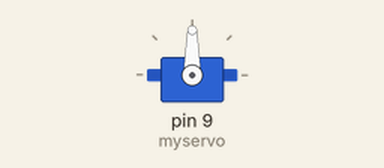
Bench run of a sketch on a simulated Arduino Uno, built with avr-gcc and run on an emulated ATmega328P. Parts: servo.

Above: at 0.1 s.
At 13.25 s:
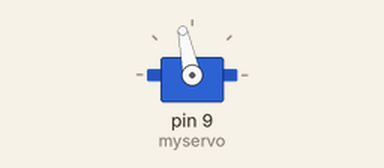
At 25.3 s:
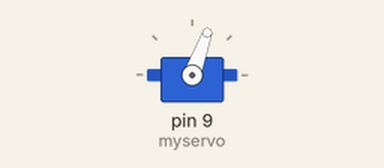
At 35.5 s:
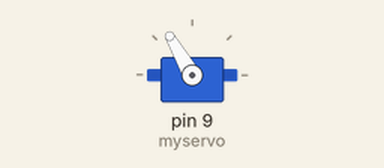
Timing chart, 0 to 37.0 s (numbered marks = the images above):
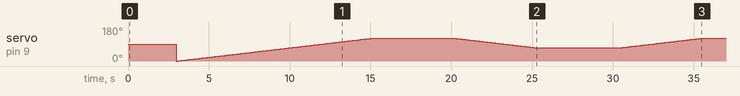

Measured:
- by itself, servo on pin 9 (myservo): 90° → 0° at 3.0 s, → 1° 0.10 s later, → 2° 0.10 s later, → 3° 0.10 s later, … (225 changes in this stretch)

The sketch:

Servo_Code.ino
```cpp
#include <Servo.h>
Servo myservo;

//Servo variables and constants
const int windowDegreeOpen = 120; //Degrees specified to open the window
const int windowDegreeClosed = 70; //Degrees specified to close the window
int servoPosition = 0;   //Variable to store the servo position
boolean windowOpen = false; //To check if window is closed or open

void setup() {
}

void loop() {
  openWindow();
  delay(2000);
  closeWindow();
  delay(2000);
}

/*
   This method turns the servo up or down
*/
void topos(int gotopos) {
  myservo.attach(9);// Makes the servo ready for use
  delay(3000);
  if (servoPosition <= gotopos) {
    for (servoPosition; servoPosition <= gotopos; servoPosition += 1) { //Turns in steps of 1 degree
      myservo.write(servoPosition);//Tell servo to go to position in variable 'servoPosition'
      delay(100); //Adjusts the speed of the servo when it moves into position
    }
  }
  else {
    for (servoPosition; servoPosition >= gotopos; servoPosition -= 1) { //Turns in steps of 1 degree
      myservo.write(servoPosition); //Tell servo to go to position in variable 'servoPosition'
      delay(100); //Adjusts the speed of the servo when it moves into position
    }
  }
  myservo.detach(); //Detaches servo so it won’t respond to current
}

void openWindow() {
  if (!windowOpen) {
    topos(windowDegreeOpen);
    windowOpen = true;
  }
}

void closeWindow() {
  if (windowOpen) {
    topos(windowDegreeClosed);
    windowOpen = false;
  }
}
```
